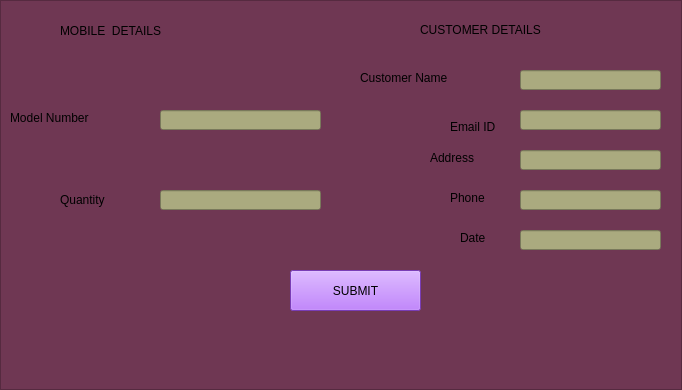
<?xml version="1.0" encoding="UTF-8"?>
<ui version="4.0">
 <class>Frame</class>
 <widget class="QFrame" name="Frame">
  <property name="geometry">
   <rect>
    <x>0</x>
    <y>0</y>
    <width>682</width>
    <height>390</height>
   </rect>
  </property>
  <property name="windowTitle">
   <string>Frame</string>
  </property>
  <property name="styleSheet">
   <string notr="true">background-color: rgb(111, 55, 83);</string>
  </property>
  <property name="frameShape">
   <enum>QFrame::StyledPanel</enum>
  </property>
  <property name="frameShadow">
   <enum>QFrame::Raised</enum>
  </property>
  <widget class="QLabel" name="label">
   <property name="geometry">
    <rect>
     <x>10</x>
     <y>110</y>
     <width>141</width>
     <height>16</height>
    </rect>
   </property>
   <property name="styleSheet">
    <string notr="true">font: 12pt &quot;Zurich Ex BT&quot;;</string>
   </property>
   <property name="text">
    <string>Model Number</string>
   </property>
  </widget>
  <widget class="QLabel" name="label_2">
   <property name="geometry">
    <rect>
     <x>60</x>
     <y>190</y>
     <width>91</width>
     <height>20</height>
    </rect>
   </property>
   <property name="styleSheet">
    <string notr="true">font: 12pt &quot;Zurich Ex BT&quot;;</string>
   </property>
   <property name="text">
    <string>Quantity</string>
   </property>
  </widget>
  <widget class="QLabel" name="label_3">
   <property name="geometry">
    <rect>
     <x>360</x>
     <y>70</y>
     <width>151</width>
     <height>16</height>
    </rect>
   </property>
   <property name="styleSheet">
    <string notr="true">font: 12pt &quot;Zurich Ex BT&quot;;</string>
   </property>
   <property name="text">
    <string>Customer Name</string>
   </property>
  </widget>
  <widget class="QLabel" name="label_4">
   <property name="geometry">
    <rect>
     <x>60</x>
     <y>20</y>
     <width>131</width>
     <height>21</height>
    </rect>
   </property>
   <property name="styleSheet">
    <string notr="true">font: 10pt &quot;Zurich XCn BT&quot;;
font: 18pt &quot;Zurich XCn BT&quot;;</string>
   </property>
   <property name="text">
    <string>MOBILE  DETAILS</string>
   </property>
  </widget>
  <widget class="QLabel" name="label_5">
   <property name="geometry">
    <rect>
     <x>420</x>
     <y>20</y>
     <width>141</width>
     <height>20</height>
    </rect>
   </property>
   <property name="styleSheet">
    <string notr="true">font: 18pt &quot;Zurich XCn BT&quot;;</string>
   </property>
   <property name="text">
    <string>CUSTOMER DETAILS</string>
   </property>
  </widget>
  <widget class="QLabel" name="label_6">
   <property name="geometry">
    <rect>
     <x>450</x>
     <y>120</y>
     <width>47</width>
     <height>13</height>
    </rect>
   </property>
   <property name="styleSheet">
    <string notr="true">font: 12pt &quot;Zurich Ex BT&quot;;</string>
   </property>
   <property name="text">
    <string>Email ID</string>
   </property>
  </widget>
  <widget class="QLabel" name="label_7">
   <property name="geometry">
    <rect>
     <x>430</x>
     <y>150</y>
     <width>81</width>
     <height>16</height>
    </rect>
   </property>
   <property name="styleSheet">
    <string notr="true">font: 12pt &quot;Zurich Ex BT&quot;;</string>
   </property>
   <property name="text">
    <string>Address</string>
   </property>
  </widget>
  <widget class="QLabel" name="label_8">
   <property name="geometry">
    <rect>
     <x>450</x>
     <y>190</y>
     <width>61</width>
     <height>16</height>
    </rect>
   </property>
   <property name="styleSheet">
    <string notr="true">font: 12pt &quot;Zurich Ex BT&quot;;</string>
   </property>
   <property name="text">
    <string>Phone</string>
   </property>
  </widget>
  <widget class="QLabel" name="label_9">
   <property name="geometry">
    <rect>
     <x>460</x>
     <y>230</y>
     <width>51</width>
     <height>16</height>
    </rect>
   </property>
   <property name="styleSheet">
    <string notr="true">font: 12pt &quot;Zurich Ex BT&quot;;</string>
   </property>
   <property name="text">
    <string>Date</string>
   </property>
  </widget>
  <widget class="QLineEdit" name="txtmodelnumber">
   <property name="geometry">
    <rect>
     <x>160</x>
     <y>110</y>
     <width>161</width>
     <height>20</height>
    </rect>
   </property>
   <property name="styleSheet">
    <string notr="true">background-color: rgb(170, 170, 127);</string>
   </property>
  </widget>
  <widget class="QLineEdit" name="txtquantity">
   <property name="geometry">
    <rect>
     <x>160</x>
     <y>190</y>
     <width>161</width>
     <height>20</height>
    </rect>
   </property>
   <property name="styleSheet">
    <string notr="true">background-color: rgb(170, 170, 127);</string>
   </property>
  </widget>
  <widget class="QLineEdit" name="txtcustomername">
   <property name="geometry">
    <rect>
     <x>520</x>
     <y>70</y>
     <width>141</width>
     <height>20</height>
    </rect>
   </property>
   <property name="styleSheet">
    <string notr="true">background-color: rgb(170, 170, 127);</string>
   </property>
  </widget>
  <widget class="QLineEdit" name="txtemail">
   <property name="geometry">
    <rect>
     <x>520</x>
     <y>110</y>
     <width>141</width>
     <height>20</height>
    </rect>
   </property>
   <property name="styleSheet">
    <string notr="true">background-color: rgb(170, 170, 127);</string>
   </property>
  </widget>
  <widget class="QLineEdit" name="txtaddress">
   <property name="geometry">
    <rect>
     <x>520</x>
     <y>150</y>
     <width>141</width>
     <height>20</height>
    </rect>
   </property>
   <property name="styleSheet">
    <string notr="true">background-color: rgb(170, 170, 127);</string>
   </property>
  </widget>
  <widget class="QLineEdit" name="lineEdit_6">
   <property name="geometry">
    <rect>
     <x>520</x>
     <y>190</y>
     <width>141</width>
     <height>20</height>
    </rect>
   </property>
   <property name="styleSheet">
    <string notr="true">background-color: rgb(170, 170, 127);</string>
   </property>
  </widget>
  <widget class="QLineEdit" name="lineEdit_7">
   <property name="geometry">
    <rect>
     <x>520</x>
     <y>230</y>
     <width>141</width>
     <height>20</height>
    </rect>
   </property>
   <property name="styleSheet">
    <string notr="true">background-color: rgb(170, 170, 127);</string>
   </property>
  </widget>
  <widget class="QPushButton" name="btnsubmit">
   <property name="geometry">
    <rect>
     <x>290</x>
     <y>270</y>
     <width>131</width>
     <height>41</height>
    </rect>
   </property>
   <property name="styleSheet">
    <string notr="true">font: 75 12pt &quot;Zurich Cn BT&quot;;
background-color: rgb(170, 85, 255);</string>
   </property>
   <property name="text">
    <string>SUBMIT</string>
   </property>
  </widget>
 </widget>
 <resources/>
 <connections/>
</ui>
